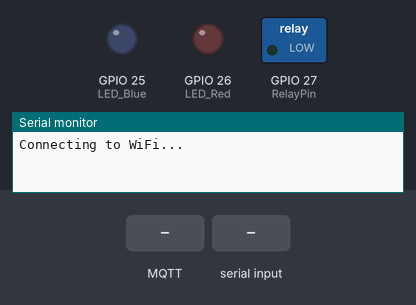
Bench run of a program on a simulated ESP32. Parts: switched loads named in the program (green lamp = pin HIGH), output pins drawn as LEDs (lit = HIGH), the last lines printed to the serial monitor. The test bench sets the inputs (shaded band). WiFi joins after 1.5 s; servers stay silent unless stated; no MQTT or app messages arrive unless stated.

Above: at 0.1 s.
At 3.2 s:
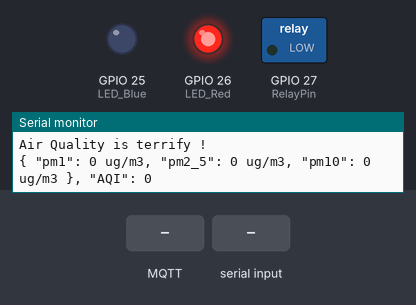
3.3 s: MQTT message "1" arrives on the first subscribed topic
5.5 s: "1\n" received over the second serial link
7.5 s: MQTT message "on" arrives on the first subscribed topic
9.6 s: MQTT message "off" arrives on the first subscribed topic
Timing chart, 0 to 12.6 s (numbered marks = the images above; inputs shaded):
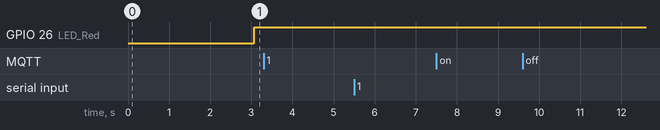

The program:

main.cpp
```cpp
// ประกาศ Subscribe และ Publish ที่จะใช้ในการส่งข้อมูลเข้า Node Red
#define RelayPin 27
#define LED_Red 26
#define LED_Blue 25
#define Subscribe "atmos/receive"
#define Publish "atmos/send"

#include <WiFi.h>
#include <SoftwareSerial.h>
#include "Adafruit_SPIDevice.h"
#include <Wire.h>
#include <PubSubClient.h>
#include <AQI.h>

SoftwareSerial mySerial(33, 32); // RX, TX

// * ส่วนของการจัดการเรื่องของการเชื่อมต่อ WiFi
const char *ssid = "Ohm";
const char *password = "123456789";

// MQTT Server
WiFiClient espClient;
PubSubClient client(espClient);

const int mqttPort = 1883;
const char *mqttServer = "test.mosquitto.org";
const char *mqttClient = "ohm_arthakorn";
const char *mqttUsername = "";
const char *mqttPassword = "";
unsigned long initialMillis = millis();

// จัดการส่งข้อมูลเข้า Node Red
String DataString;
long lastMsg = 0;
int value = 0;
char msg[100];

// * ส่วนสำหรับการสร้างตัวแปรที่เก็บค่าฝุ่นต่าง ๆ
int pm1 = 0;
int pm2_5 = 0;
int pm10 = 0;
int AQI;

// * ฟังก์ชันสำหรับการเชื่อมต่อ MQTT เข้ากับ Node Red
void reconnect()
{
  while (!client.connected())
  {
    Serial.print("Attempting MQTT connection...");
    if (client.connect(mqttClient, mqttUsername, mqttPassword))
    {
      Serial.println("Connected !");
      client.subscribe(Subscribe);
    }
    else
    {
      Serial.print("Failed, rc=");
      Serial.print(client.state());
      Serial.println(" Try again in 1 seconds !");
      delay(1000);
    }
  }
}

// * ฟังก์ชัน Callback สำหรับการรับข้อมูลจาก Node Red
void callback(char *topic, byte *payload, unsigned int length)
{
  Serial.print("Message arrived [");
  Serial.print(topic);
  Serial.print("] ");
  String message;

  for (int i = 0; i < length; i++)
  {
    message = message + char(payload[i]);
  }

  Serial.println(message);
}

// * ฟังก์ชันสำหรับการเช็คการต่อ I2C
void checkingi2c()
{
  while (!Serial)
  {
  }

  Serial.println();
  Serial.println("I2C scanner. Scanning ...");
  byte count = 0;

  Wire.begin();
  for (byte i = 8; i < 120; i++) // Loop ค้นหา Address
  {
    Wire.beginTransmission(i);
    if (Wire.endTransmission() == 0)
    {
      Serial.print("Found address: ");
      Serial.print(i, DEC);
      Serial.print(" (0x");
      Serial.print(i, HEX);
      Serial.println(")");
      count++;
      delay(1);
    }
  }
  Serial.println("Done.");
  Serial.print("Found ");
  Serial.print(count, DEC);
  Serial.println(" device(s).");
}

// * ฟังก์ชันสำหรับการอ่านค่า PM และแสดงผลผ่าน Serial Monitor
void ReadPM()
{
  int index = 0;
  char value;
  char previousValue;
  while (mySerial.available())
  {
    value = mySerial.read();
    if ((index == 0 && value != 0x42) || (index == 1 && value != 0x4D))
    {
      Serial.println("Cannot find the data header.");
      break;
    }

    if (index == 4 || index == 6 || index == 8 || index == 10 || index == 12 || index == 14)
    {
      previousValue = value;
    }
    else if (index == 5)
    {
      pm1 = 256 * previousValue + value;
    }
    else if (index == 7)
    {
      pm2_5 = 256 * previousValue + value;
    }
    else if (index == 9)
    {
      pm10 = 256 * previousValue + value;
    }
    else if (index > 15)
    {
      break;
    }
    index++;
  }

  // Clear Serial Buffer
  while (mySerial.available())
    mySerial.read();

  // แสดงผลของค่าใน Serial Monitor
  Serial.printf("{ \"pm1\": %d ug/m3, \"pm2_5\": %d ug/m3, \"pm10\": %d ug/m3 }, \"AQI\": %d\n", pm1, pm2_5, pm10, AQI);
  delay(1000);
}

// * ฟังก์ชันสำหรับการอ่านค่า PM และส่งค่าขึ้น Node-Red
void SendPM()
{
  AQI = Thai_AQI(pm2_5, pm10);
  lastMsg = initialMillis;
  ++value;
  DataString = "{ \"pm1\": " + String(pm1) + ", \"pm2_5\": " + String(pm2_5) + ", \"pm10\": " + String(pm10) + ", \"AQI\": " + String(AQI) + "}";
  DataString.toCharArray(msg, 100);
  Serial.print("Publish message: ");
  Serial.println(msg);
  client.publish(Subscribe, msg);
  delay(1);
  client.loop();
}

void OpenPurify()
{
  digitalWrite(RelayPin, 0);
  digitalWrite(LED_Red, 1);
  digitalWrite(LED_Blue, 0);
}

void ClosePurify()
{
  digitalWrite(RelayPin, 1);
  digitalWrite(LED_Red, 0);
  digitalWrite(LED_Blue, 1);
}

void CheckingAQI()
{
  // เก็บค่าฝุ่น pm2.5 และ pm10 เป็นค่าปริมาณคุณภาพอากาศ
  AQI = Thai_AQI(pm2_5, pm10);
  if (AQI > 0 && AQI < 26)
  { // เงื่อนไขอากาศดีมาก
    Serial.println("Air Quality is excellent !");
    ClosePurify();
  }
  else if (AQI >= 26 && AQI < 51)
  { // เงื่อนไขอากาศดี
    Serial.println("Air Quality is good");
    ClosePurify();
  }
  else if (AQI >= 51 && AQI < 101)
  { // เงื่อนไขอากาศปานกลาง
    Serial.println("Air Quality is intermediate");
    ClosePurify();
  }
  else if (AQI >= 101 && AQI < 200)
  { // เงื่อนไขอากาศแย่
    Serial.println("Air Quality is bad");
    OpenPurify();
  }
  else
  { // เงื่อนไขอากาศแย่มาก
    Serial.println("Air Quality is terrify !");
    OpenPurify();
  }
}

// * ฟังก์ชันสำหรับการเชื่อมต่อ WiFi
void connectedWiFi()
{
  WiFi.begin(ssid, password);
  Serial.print("Connecting to WiFi...");
  while (WiFi.status() != WL_CONNECTED)
  {
    delay(1000);
    Serial.print(".");
  }

  Serial.println("\nConnected!");
  Serial.print("IP Address: ");
  Serial.println(WiFi.localIP());
}

// * SETUP Function
void setup()
{
  pinMode(RelayPin, OUTPUT);
  pinMode(LED_Blue, OUTPUT);
  pinMode(LED_Red, OUTPUT);
  Wire.begin();

  Serial.begin(115200);
  mySerial.begin(9600);

  // * ประกาศเรียกใช้ฟังก์ชันสำหรับการเชื่อมต่อ WiFi
  connectedWiFi();
  checkingi2c();

  // * ส่วนที่เกี่ยวกับการเชื่อมต่อ MQTT
  client.setServer(mqttServer, mqttPort);
  client.setCallback(callback);
  client.subscribe(Subscribe);
}

// * LOOP function
void loop()
{
  reconnect();
  ReadPM();
  SendPM();
  CheckingAQI();
}
```

AQI.h
```cpp
// * ไฟล์สำหรับการจัดเก็บค่าคุณภาพจากฝุ่น AQI
#ifndef AQI_H
#define AQI_H
#include <iostream>
using namespace std;

int X1 = -25;
int X2 = 24;
int X3 = 49;
int X4 = 99;
// diff MIN MAX pm 2.5
int I1 = -25;
int I2 = 11;
int I3 = 12;
int I4 = 39;
// diff MIN MAX pm 10
int Y1 = -50;
int Y2 = 29;
int Y3 = 39;
int Y4 = 59;

int AQI2_5(int pm2_5)
{
    int _AQI_2_5;
    if (pm2_5 > 0 && pm2_5 < 26)
    {
        _AQI_2_5 = ((X1 / I1) * (pm2_5 - 0)) + 0;
    }
    else if (pm2_5 >= 26 && pm2_5 < 38)
    {
        _AQI_2_5 = ((X2 / I2) * (pm2_5 - 26)) + 26;
    }
    else if (pm2_5 >= 38 && pm2_5 < 51)
    {
        _AQI_2_5 = ((X3 / I3) * (pm2_5 - 38)) + 51;
    }
    else if (pm2_5 >= 51 && pm2_5 < 91)
    {
        _AQI_2_5 = ((X4 / I4) * (pm2_5 - 51)) + 101;
    }
    else if (pm2_5 >= 92)
    {
        cout << "danger AQI > 200";
    }
    return _AQI_2_5;
}
int AQI10_0(int pm10_0)
{
    int _AQI_10_0;
    if (pm10_0 > 0 && pm10_0 < 51)
    {
        _AQI_10_0 = ((X1 / Y1) * (pm10_0 - 0)) + 0;
    }
    else if (pm10_0 >= 51 && pm10_0 < 81)
    {
        _AQI_10_0 = ((X2 / Y2) * (pm10_0 - 26)) + 26;
    }
    else if (pm10_0 >= 81 && pm10_0 < 121)
    {
        _AQI_10_0 = ((X3 / Y3) * (pm10_0 - 38)) + 51;
    }
    else if (pm10_0 >= 121 && pm10_0 < 181)
    {
        _AQI_10_0 = ((X4 / Y4) * (pm10_0 - 51)) + 101;
    }
    else if (pm10_0 >= 181)
    {
        cout << "danger AQI > 200";
    }
    return _AQI_10_0;
}
int Thai_AQI(int PM2_5, int PM10)
{
    int final_AQI;
    int AQI_10_val = AQI10_0(PM10);
    int AQI_2_5_val = AQI2_5(PM2_5);
    if (AQI_10_val >= AQI_2_5_val)
    {
        final_AQI = AQI_10_val;
    }
    else
    {
        final_AQI = AQI_2_5_val;
    }
    return final_AQI;
}

#endif
```
